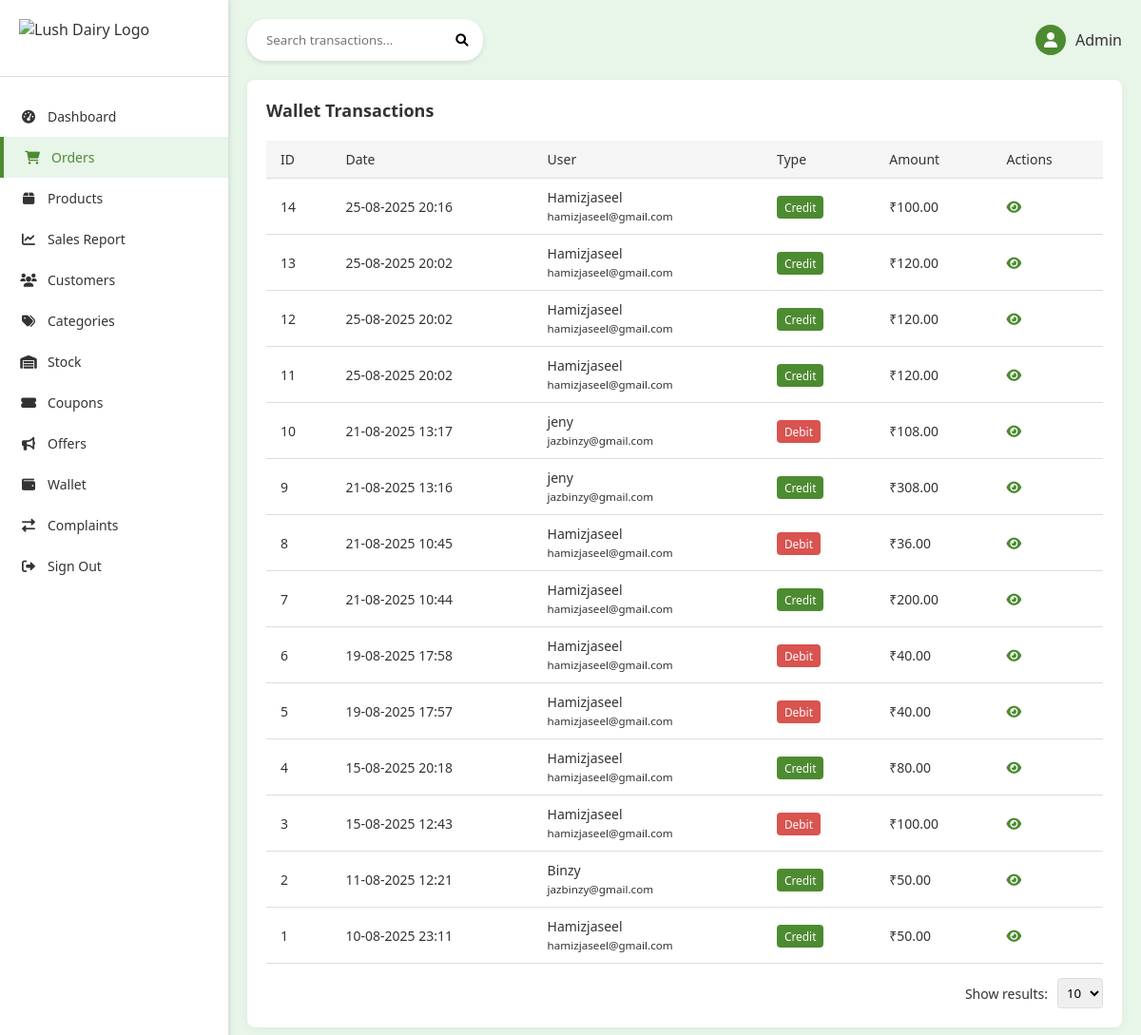
The app's page /wallet/transactions/ with its own data.
### app/models.py (models this page shows, shortened)
class WalletTransaction(models.Model):
    wallet = models.ForeignKey(
        Wallet, on_delete=models.CASCADE, related_name="transactions"
    )
    amount = models.DecimalField(max_digits=10, decimal_places=2)
    transaction_type = models.CharField(
        max_length=10, choices=[("credit", "Credit"), ("debit", "Debit")]
    )
    description = models.CharField(max_length=255, blank=True)
    created_at = models.DateTimeField(auto_now_add=True)

class Wallet(models.Model):
    user = models.OneToOneField(CustomUser, on_delete=models.CASCADE)
    balance = models.DecimalField(max_digits=10, decimal_places=2, default=0.00)

### accounts/models.py (models this page shows, shortened)
class CustomUser(AbstractUser):
    is_user = models.BooleanField(default=False)
    is_panel_staff = models.BooleanField(default=False)
    referral_code = models.CharField(max_length=10, unique=True, blank=True, null=True)
    referred_by = models.ForeignKey(
        "self", null=True, blank=True, on_delete=models.SET_NULL
    )
    is_admin_user = models.BooleanField(default=False)
    is_blocked = models.BooleanField(default=False)
    created_at = models.DateTimeField(default=timezone.now)
    mobile = models.CharField(max_length=15, blank=True)
    profile_image = models.ImageField(
        upload_to="profiles/", default="profiles/default.jpeg"
    )
    bio = models.TextField(blank=True)
    pending_email = models.EmailField(blank=True, null=True)
    email_otp = models.CharField(max_length=6, blank=True, null=True)
    email_verified = models.BooleanField(default=False)

### accounts/views.py (the view)
def wallet_transactions_list(request):
    transactions = WalletTransaction.objects.select_related("wallet__user").order_by(
        "-created_at"
    )
    return render(
        request,
        "admin_panel/wallet_transaction_list.html",
        {"transactions": transactions},
    )

### templates/admin_panel/wallet_transaction_list.html (shortened to what this page needs)
{% load static %}
<!DOCTYPE html>
<html lang="en">
    <head>
        <link href="https://cdnjs.cloudflare.com/ajax/libs/font-awesome/6.0.0-beta3/css/all.min.css"
              rel="stylesheet">
    </head>
    <body>
        <div class="container">
            <div class="sidebar">
                <div class="logo">
                    <img src="{% static 'images/logo.png' %}" alt="Lush Dairy Logo">
                </div>
                <div class="nav-menu">
                    <a href="{% url 'admin_panel:admin_dashboard' %}" class="nav-item">
                        <i class="fas fa-tachometer-alt"></i> Dashboard
                    </a>
                    <a href="{% url 'admin_panel:admin_order_list' %}"
                       class="nav-item active">
                        <i class="fas fa-shopping-cart"></i> Orders
                    </a>
                    <a href="{% url 'admin_panel:product_list' %}" class="nav-item">
                        <i class="fas fa-box"></i> Products
                    </a>
                    <a href="{% url 'admin_panel:sales_report' %}" class="nav-item">
                        <i class="fas fa-chart-line"></i> Sales Report
                    </a>
                    <a href="{% url 'admin_panel:user_list' %}" class="nav-item">
                        <i class="fas fa-users"></i> Customers
                    </a>
                    <a href="{% url 'admin_panel:category_list' %}" class="nav-item">
                        <i class="fas fa-tags"></i> Categories
                    </a>
                    <a href="{% url 'admin_panel:inventory_list' %}" class="nav-item">
                        <i class="fas fa-warehouse"></i> Stock
                    </a>
                    <a href="{% url 'admin_panel:coupon_list' %}" class="nav-item">
                        <i class="fas fa-ticket-alt"></i> Coupons
                    </a>
                    <a href="{% url 'admin_panel:offer_list' %}" class="nav-item">
                        <i class="fas fa-bullhorn"></i> Offers
                    </a>
                    <a href="{% url 'admin_panel:wallet_transactions_list' %}"
                       class="nav-item">
                        <i class="fas fa-wallet"></i> Wallet
                    </a>
                    <a href="{% url 'admin_panel:admin_return_requests' %}" class="nav-item">
                        <i class="fas fa-exchange-alt"></i> Complaints
                    </a>
                    <a href="{% url 'admin_panel:admin_logout' %}" class="nav-item">
                        <i class="fas fa-sign-out-alt"></i> Sign Out
                    </a>
                </div>
            </div>
            <div class="main-content">
                <div class="header">
                    <div class="search-bar">
                        <form method="get" action="">
                            <input type="text"
                                   name="q"
                                   placeholder="Search transactions..."
                                   value="{{ request.GET.q }}">
                            <button type="submit">
                                <i class="fas fa-search"></i>
                            </button>
                        </form>
                    </div>
                    <div class="user-info">
                        <div class="avatar">
                            <i class="fas fa-user"></i>
                        </div>
                        <span>Admin</span>
                    </div>
                </div>
                <div class="products-section">
                    <div class="section-header">
                        <h2 class="section-title">Wallet Transactions</h2>
                    </div>
                    {% if transactions %}
                        <table class="products-table">
                            <thead>
                                <tr>
                                    <th>ID</th>
                                    <th>Date</th>
                                    <th>User</th>
                                    <th>Type</th>
                                    <th>Amount</th>
                                    <th>Actions</th>
                                </tr>
                            </thead>
                            <tbody>
                                {% for t in transactions %}
                                    <tr>
                                        <td>{{ t.id }}</td>
                                        <td>{{ t.created_at|date:"d-m-Y H:i" }}</td>
                                        <td>
                                            {{ t.wallet.user.username }}
                                            <br>
                                            <small>{{ t.wallet.user.email }}</small>
                                        </td>
                                        <td>
                                            {% if t.transaction_type == 'credit' %}
                                                <span class="badge-credit">Credit</span>
                                            {% else %}
                                                <span class="badge-debit">Debit</span>
                                            {% endif %}
                                        </td>
                                        <td>₹{{ t.amount }}</td>
                                        <td>
                                            <a href="{% url 'admin_panel:wallet_transaction_detail' t.id %}"
                                               class="action-btn"><i class="fas fa-eye"></i></a>
                                        </td>
                                    </tr>
                                {% endfor %}
                            </tbody>
                        </table>
                        <div class="show-results">
                            Show results:
                            <select onchange="changeResultsPerPage(this.value)">
                                <option value="10">10</option>
                            </select>
                        </div>
                    {% else %}
                        <div class="empty-state">
                            <p>No transactions found.</p>
                        </div>
                    {% endif %}
                </div>
            </div>
        </div>
    </body>
</html>

### templates/admin_panel/wallet_transaction_list.html (style rules this page uses)
:root { --primary-color: #4d8b31; --secondary-color: #e8f5e9; --text-color: #333; --light-gray: #f5f5f5; --border-color: #ddd; --accent-color: #388e3c; }
* { margin: 0; padding: 0; box-sizing: border-box; font-family: 'Segoe UI', Tahoma, Geneva, Verdana, sans-serif; }
body { background-color: var(--secondary-color); color: var(--text-color); }
.container { display: flex; min-height: 100vh; }
.sidebar { width: 240px; background-color: white; box-shadow: 2px 0 5px rgba(0,0,0,0.1); padding: 20px 0; }
.logo { padding: 0 20px 20px; border-bottom: 1px solid var(--border-color); display: flex; align-items: center; }
.logo img { height: 40px; margin-right: 10px; }
.nav-menu { margin-top: 20px; }
.nav-item { padding: 12px 20px; display: flex; align-items: center; color: var(--text-color); text-decoration: none; transition: all 0.3s; font-size: 14px; }
.nav-item:hover, .nav-item.active { background-color: var(--secondary-color); color: var(--primary-color); border-left: 4px solid var(--primary-color); }
.nav-item i { margin-right: 10px; width: 20px; text-align: center; }
.main-content { flex-grow: 1; padding: 20px; }
.header { display: flex; justify-content: space-between; align-items: center; margin-bottom: 20px; }
.search-bar { display: flex; align-items: center; background-color: white; border-radius: 20px; padding: 8px 15px; box-shadow: 0 2px 5px rgba(0,0,0,0.1); }
.search-bar input { border: none; outline: none; padding: 5px; width: 200px; }
.search-bar button { background: transparent; border: none; cursor: pointer; }
.user-info { display: flex; align-items: center; }
.user-info .avatar { width: 32px; height: 32px; border-radius: 50%; background-color: var(--primary-color); color: white; display: flex; align-items: center; justify-content: center; margin-right: 10px; }
.products-section { background-color: white; border-radius: 8px; padding: 20px; box-shadow: 0 2px 10px rgba(0,0,0,0.05); }
.section-header { display: flex; justify-content: space-between; align-items: center; margin-bottom: 20px; }
.section-title { font-size: 18px; font-weight: 600; color: var(--text-color); }
.products-table { width: 100%; border-collapse: collapse; margin-top: 10px; }
.products-table th { background-color: var(--light-gray); padding: 10px 15px; text-align: left; font-weight: 500; color: var(--text-color); font-size: 14px; }
.products-table tr { border-bottom: 1px solid var(--border-color); }
.products-table td { padding: 10px 15px; font-size: 14px; }
.action-btn { background: none; border: none; cursor: pointer; color: var(--primary-color); margin-right: 5px; }
.badge-credit { background-color: #4d8b31; color: white; padding: 4px 8px; border-radius: 4px; font-size: 0.85em; }
.badge-debit { background-color: #d9534f; color: white; padding: 4px 8px; border-radius: 4px; font-size: 0.85em; }
.show-results { display: flex; align-items: center; justify-content: flex-end; margin-top: 15px; font-size: 14px; }
.show-results select { margin-left: 10px; padding: 5px; border-radius: 4px; border: 1px solid var(--border-color); }

### records on screen
WalletTransaction: id "14", created_at "25-08-2025 20:16", wallet.user.username "Hamizjaseel", wallet.user.email "hamizjaseel@gmail.com", transaction_type "Credit", amount "100.00"
WalletTransaction: id "13", created_at "25-08-2025 20:02", wallet.user.username "Hamizjaseel", wallet.user.email "hamizjaseel@gmail.com", transaction_type "Credit", amount "120.00"
WalletTransaction: id "12", created_at "25-08-2025 20:02", wallet.user.username "Hamizjaseel", wallet.user.email "hamizjaseel@gmail.com", transaction_type "Credit", amount "120.00"
WalletTransaction: id "11", created_at "25-08-2025 20:02", wallet.user.username "Hamizjaseel", wallet.user.email "hamizjaseel@gmail.com", transaction_type "Credit", amount "120.00"
WalletTransaction: id "10", created_at "21-08-2025 13:17", wallet.user.username "jeny", wallet.user.email "jazbinzy@gmail.com", transaction_type "Debit", amount "108.00"
WalletTransaction: id "9", created_at "21-08-2025 13:16", wallet.user.username "jeny", wallet.user.email "jazbinzy@gmail.com", transaction_type "Credit", amount "308.00"
WalletTransaction: id "8", created_at "21-08-2025 10:45", wallet.user.username "Hamizjaseel", wallet.user.email "hamizjaseel@gmail.com", transaction_type "Debit", amount "36.00"
WalletTransaction: id "7", created_at "21-08-2025 10:44", wallet.user.username "Hamizjaseel", wallet.user.email "hamizjaseel@gmail.com", transaction_type "Credit", amount "200.00"
WalletTransaction: id "6", created_at "19-08-2025 17:58", wallet.user.username "Hamizjaseel", wallet.user.email "hamizjaseel@gmail.com", transaction_type "Debit", amount "40.00"
WalletTransaction: id "5", created_at "19-08-2025 17:57", wallet.user.username "Hamizjaseel", wallet.user.email "hamizjaseel@gmail.com", transaction_type "Debit", amount "40.00"
WalletTransaction: id "4", created_at "15-08-2025 20:18", wallet.user.username "Hamizjaseel", wallet.user.email "hamizjaseel@gmail.com", transaction_type "Credit", amount "80.00"
WalletTransaction: id "3", created_at "15-08-2025 12:43", wallet.user.username "Hamizjaseel", wallet.user.email "hamizjaseel@gmail.com", transaction_type "Debit", amount "100.00"
WalletTransaction: id "2", created_at "11-08-2025 12:21", wallet.user.username "Binzy", wallet.user.email "jazbinzy@gmail.com", transaction_type "Credit", amount "50.00"
WalletTransaction: id "1", created_at "10-08-2025 23:11", wallet.user.username "Hamizjaseel", wallet.user.email "hamizjaseel@gmail.com", transaction_type "Credit", amount "50.00"
